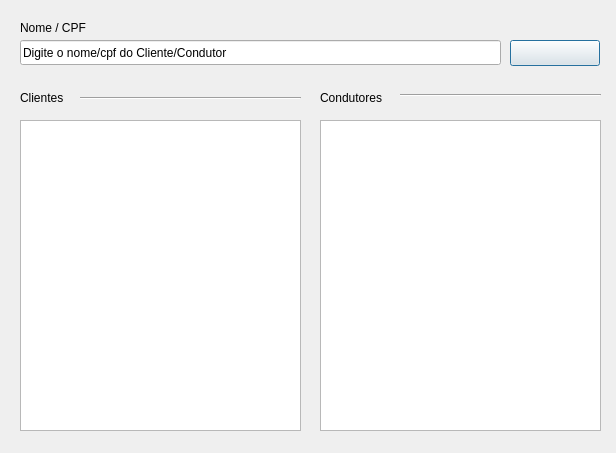
<?xml version="1.0" encoding="UTF-8"?>
<ui version="4.0">
 <class>ConsultarCliente</class>
 <widget class="QDialog" name="ConsultarCliente">
  <property name="geometry">
   <rect>
    <x>0</x>
    <y>0</y>
    <width>616</width>
    <height>453</height>
   </rect>
  </property>
  <property name="windowTitle">
   <string>Consulta Clientes/Condutores</string>
  </property>
  <widget class="QTableWidget" name="tableWidget_CLientes">
   <property name="geometry">
    <rect>
     <x>20</x>
     <y>120</y>
     <width>281</width>
     <height>311</height>
    </rect>
   </property>
  </widget>
  <widget class="QLabel" name="label">
   <property name="geometry">
    <rect>
     <x>20</x>
     <y>20</y>
     <width>501</width>
     <height>16</height>
    </rect>
   </property>
   <property name="text">
    <string>Nome / CPF</string>
   </property>
  </widget>
  <widget class="QLineEdit" name="lineEdit_Nome">
   <property name="geometry">
    <rect>
     <x>20</x>
     <y>40</y>
     <width>481</width>
     <height>25</height>
    </rect>
   </property>
   <property name="text">
    <string>Digite o nome/cpf do Cliente/Condutor</string>
   </property>
  </widget>
  <widget class="QTableWidget" name="tableWidget_Condutores">
   <property name="geometry">
    <rect>
     <x>320</x>
     <y>120</y>
     <width>281</width>
     <height>311</height>
    </rect>
   </property>
  </widget>
  <widget class="QLabel" name="label_2">
   <property name="geometry">
    <rect>
     <x>20</x>
     <y>90</y>
     <width>61</width>
     <height>15</height>
    </rect>
   </property>
   <property name="text">
    <string>Clientes</string>
   </property>
  </widget>
  <widget class="QLabel" name="label_3">
   <property name="geometry">
    <rect>
     <x>320</x>
     <y>90</y>
     <width>101</width>
     <height>16</height>
    </rect>
   </property>
   <property name="text">
    <string>Condutores</string>
   </property>
  </widget>
  <widget class="QPushButton" name="pushButtonPesquisar">
   <property name="geometry">
    <rect>
     <x>510</x>
     <y>40</y>
     <width>90</width>
     <height>26</height>
    </rect>
   </property>
   <property name="text">
    <string/>
   </property>
  </widget>
  <widget class="Line" name="line">
   <property name="geometry">
    <rect>
     <x>80</x>
     <y>83</y>
     <width>221</width>
     <height>31</height>
    </rect>
   </property>
   <property name="orientation">
    <enum>Qt::Horizontal</enum>
   </property>
  </widget>
  <widget class="Line" name="line_2">
   <property name="geometry">
    <rect>
     <x>400</x>
     <y>80</y>
     <width>201</width>
     <height>31</height>
    </rect>
   </property>
   <property name="orientation">
    <enum>Qt::Horizontal</enum>
   </property>
  </widget>
 </widget>
 <resources/>
 <connections/>
</ui>
